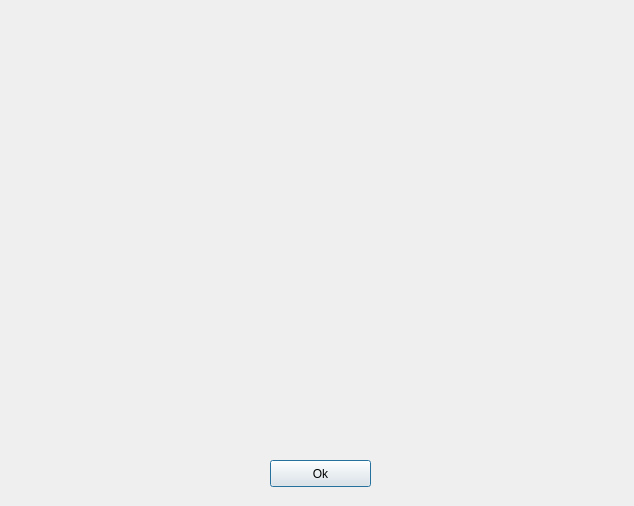
<?xml version="1.0" encoding="UTF-8"?>
<ui version="4.0">
 <class>HelpWnd</class>
 <widget class="QDialog" name="HelpWnd">
  <property name="geometry">
   <rect>
    <x>0</x>
    <y>0</y>
    <width>634</width>
    <height>506</height>
   </rect>
  </property>
  <property name="minimumSize">
   <size>
    <width>634</width>
    <height>506</height>
   </size>
  </property>
  <property name="maximumSize">
   <size>
    <width>634</width>
    <height>506</height>
   </size>
  </property>
  <property name="windowTitle">
   <string>help</string>
  </property>
  <widget class="QLabel" name="label">
   <property name="geometry">
    <rect>
     <x>10</x>
     <y>10</y>
     <width>611</width>
     <height>431</height>
    </rect>
   </property>
   <property name="text">
    <string/>
   </property>
   <property name="pixmap">
    <pixmap resource="res/res.qrc">:/new/prefix1/help</pixmap>
   </property>
   <property name="scaledContents">
    <bool>true</bool>
   </property>
  </widget>
  <widget class="QPushButton" name="pushButton">
   <property name="geometry">
    <rect>
     <x>270</x>
     <y>460</y>
     <width>101</width>
     <height>27</height>
    </rect>
   </property>
   <property name="text">
    <string>Ok</string>
   </property>
  </widget>
 </widget>
 <resources>
  <include location="res/res.qrc"/>
 </resources>
 <connections/>
</ui>
